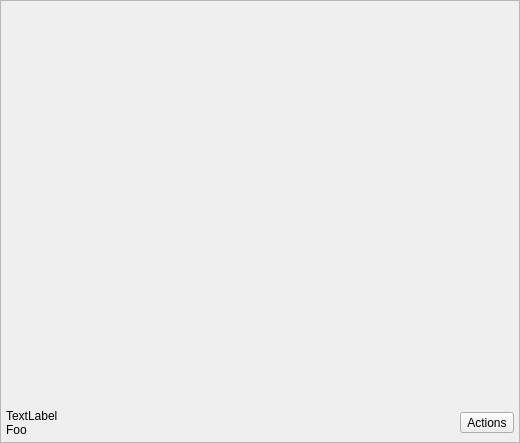
<?xml version="1.0" encoding="UTF-8"?>
<ui version="4.0">
 <class>PublishThumbWidget</class>
 <widget class="QWidget" name="PublishThumbWidget">
  <property name="geometry">
   <rect>
    <x>0</x>
    <y>0</y>
    <width>520</width>
    <height>443</height>
   </rect>
  </property>
  <property name="windowTitle">
   <string>Form</string>
  </property>
  <layout class="QVBoxLayout" name="verticalLayout_2">
   <property name="spacing">
    <number>1</number>
   </property>
   <property name="margin">
    <number>0</number>
   </property>
   <item>
    <widget class="QFrame" name="box">
     <property name="frameShape">
      <enum>QFrame::StyledPanel</enum>
     </property>
     <property name="frameShadow">
      <enum>QFrame::Raised</enum>
     </property>
     <layout class="QVBoxLayout" name="verticalLayout">
      <property name="spacing">
       <number>0</number>
      </property>
      <property name="margin">
       <number>3</number>
      </property>
      <item>
       <widget class="QLabel" name="thumbnail">
        <property name="text">
         <string/>
        </property>
        <property name="pixmap">
         <pixmap resource="resources.qrc">:/res/loading_512x400.png</pixmap>
        </property>
        <property name="scaledContents">
         <bool>true</bool>
        </property>
        <property name="alignment">
         <set>Qt::AlignCenter</set>
        </property>
       </widget>
      </item>
      <item>
       <layout class="QHBoxLayout" name="horizontalLayout">
        <property name="spacing">
         <number>4</number>
        </property>
        <property name="leftMargin">
         <number>2</number>
        </property>
        <property name="rightMargin">
         <number>2</number>
        </property>
        <property name="bottomMargin">
         <number>2</number>
        </property>
        <item>
         <widget class="QLabel" name="label">
          <property name="text">
           <string>TextLabel
Foo</string>
          </property>
          <property name="alignment">
           <set>Qt::AlignLeading|Qt::AlignLeft|Qt::AlignTop</set>
          </property>
         </widget>
        </item>
        <item>
         <widget class="QToolButton" name="button">
          <property name="text">
           <string>Actions</string>
          </property>
          <property name="popupMode">
           <enum>QToolButton::InstantPopup</enum>
          </property>
          <property name="toolButtonStyle">
           <enum>Qt::ToolButtonTextOnly</enum>
          </property>
         </widget>
        </item>
       </layout>
      </item>
     </layout>
    </widget>
   </item>
  </layout>
 </widget>
 <resources>
  <include location="resources.qrc"/>
 </resources>
 <connections/>
</ui>
